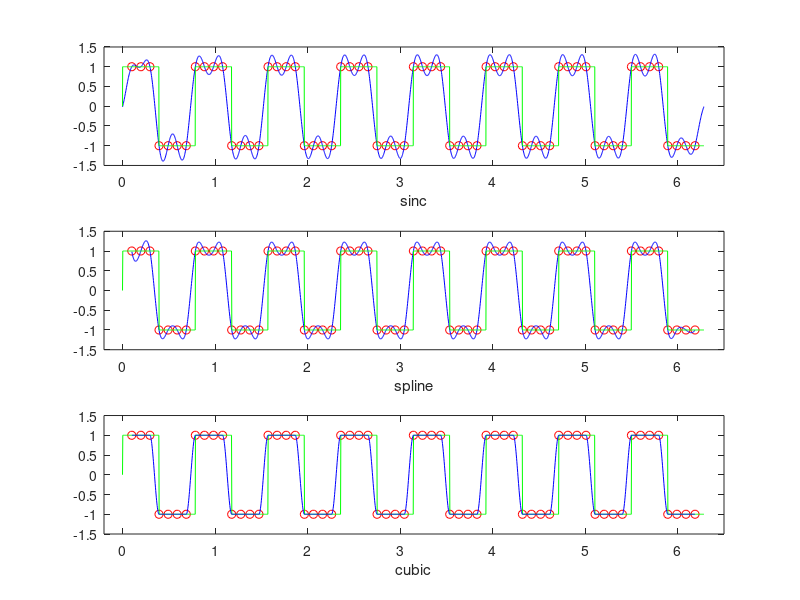

MATLAB code to generate this figure:
close all;
clear;
clc;

%oś czasu
t = 0.1:2*pi/64:2*pi;

%f interpolowana
x = sign(sin(8*t))';

ts = linspace(0,(2*pi), 2048);

%ndgrid replikuje wektory siatki x1,x2,...,xn aby utworzyć pełnowymiarową
%siatkę
[Ts,T] = ndgrid(ts,t);

st = 2*pi/64;
y = sinc((Ts - T)/st)*x;

b = 0:2*pi/4096:2*pi;
a = sign(sin(8*b));
subplot(3,1,1)
plot(t,x,'ro',ts,y,'b');
hold on;

plot(b,a,'g');
hold on;
axis ([-0.2 6.5 -1.5 1.5]);
xlabel('sinc');



%oś czasu
x = 0.1:2*pi/64:2*pi;

%f interpolowana
y = sign(sin(8*x))';

x_wezly = 0:2*pi/2048:2*pi;

y_interpolacja = interp1(x,y,x_wezly,'spline');
subplot (3,1,2);
plot(x,y,'ro',x_wezly,y_interpolacja,'b',x_wezly,sign(sin(8*x_wezly)),'g')
axis ([-0.2 6.5 -1.5 1.5]);
xlabel('spline');


y_interpolacja = interp1(x,y,x_wezly,'cubic');
subplot (3,1,3);
plot(x,y,'ro',x_wezly,sign(sin(8*x_wezly)),'g',x_wezly,y_interpolacja,'b')
axis ([-0.2 6.5 -1.5 1.5]);
xlabel('cubic');


